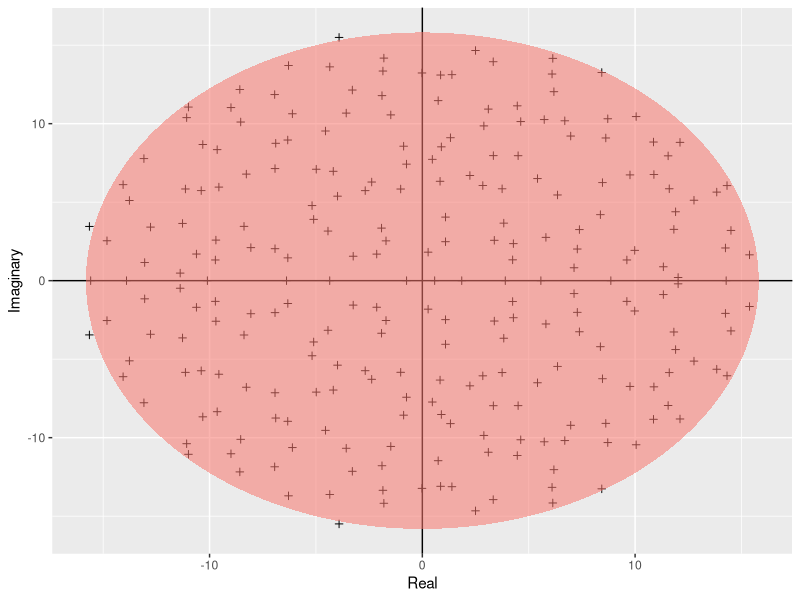
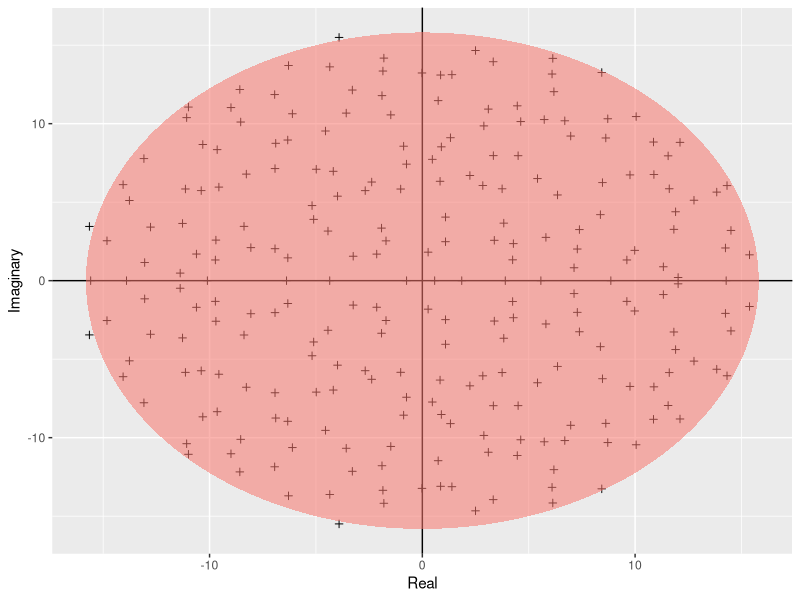

These charts were generated, in order, by the following R code:
# A script to plott the Girko’s law simulation, including saving the result figure as a file called Girko.pdf in the results directory.

library(tidyverse)


build_ellipse <- function(hradius, vradius){ # function that returns an ellipse
  npoints = 250
  a <- seq(0, 2 * pi, length = npoints + 1)
  x <- hradius * cos(a)
  y <- vradius * sin(a)  
  return(data.frame(x = x, y = y))
}


N <- 250 # Assign size of the matrix

M <- matrix(rnorm(N * N), N, N) # Build the matrix

eigvals <- eigen(M)$values # Find the eigenvalues

eigDF <- data.frame("Real" = Re(eigvals), "Imaginary" = Im(eigvals)) # Build a dataframe

my_radius <- sqrt(N) # The radius of the circle is sqrt(N)

ellDF <- build_ellipse(my_radius, my_radius) # Dataframe to plot the ellipse

names(ellDF) <- c("Real", "Imaginary") # rename the columns

# plot the eigenvalues
p <- ggplot(eigDF, aes(x = Real, y = Imaginary))
p <- p +
  geom_point(shape = I(3)) +
  theme(legend.position = "none")

# now add the vertical and horizontal line
p <- p + geom_hline(aes(yintercept = 0))
p <- p + geom_vline(aes(xintercept = 0))

# finally, add the ellipse
p <- p + geom_polygon(data = ellDF, aes(x = Real, y = Imaginary, alpha = 1/20, fill = "red"))
p

ggsave("../results/girko.pdf", plot = p, width = 5,height = 5)